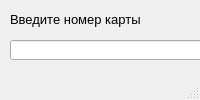
<?xml version="1.0" encoding="UTF-8"?>
<ui version="4.0">
 <class>MainWindow</class>
 <widget class="QMainWindow" name="MainWindow">
  <property name="geometry">
   <rect>
    <x>0</x>
    <y>0</y>
    <width>270</width>
    <height>0</height>
   </rect>
  </property>
  <property name="windowTitle">
   <string>Проверка карты</string>
  </property>
  <widget class="QWidget" name="centralwidget">
   <widget class="QLineEdit" name="lineEdit">
    <property name="geometry">
     <rect>
      <x>10</x>
      <y>40</y>
      <width>250</width>
      <height>20</height>
     </rect>
    </property>
   </widget>
   <widget class="QLabel" name="label">
    <property name="geometry">
     <rect>
      <x>10</x>
      <y>10</y>
      <width>250</width>
      <height>20</height>
     </rect>
    </property>
    <property name="text">
     <string>&lt;html&gt;&lt;head/&gt;&lt;body&gt;&lt;p&gt;&lt;span style=&quot; font-size:10pt;&quot;&gt;Введите номер карты&lt;/span&gt;&lt;/p&gt;&lt;/body&gt;&lt;/html&gt;</string>
    </property>
   </widget>
  </widget>
  <widget class="QStatusBar" name="statusbar"/>
 </widget>
 <resources/>
 <connections/>
</ui>
